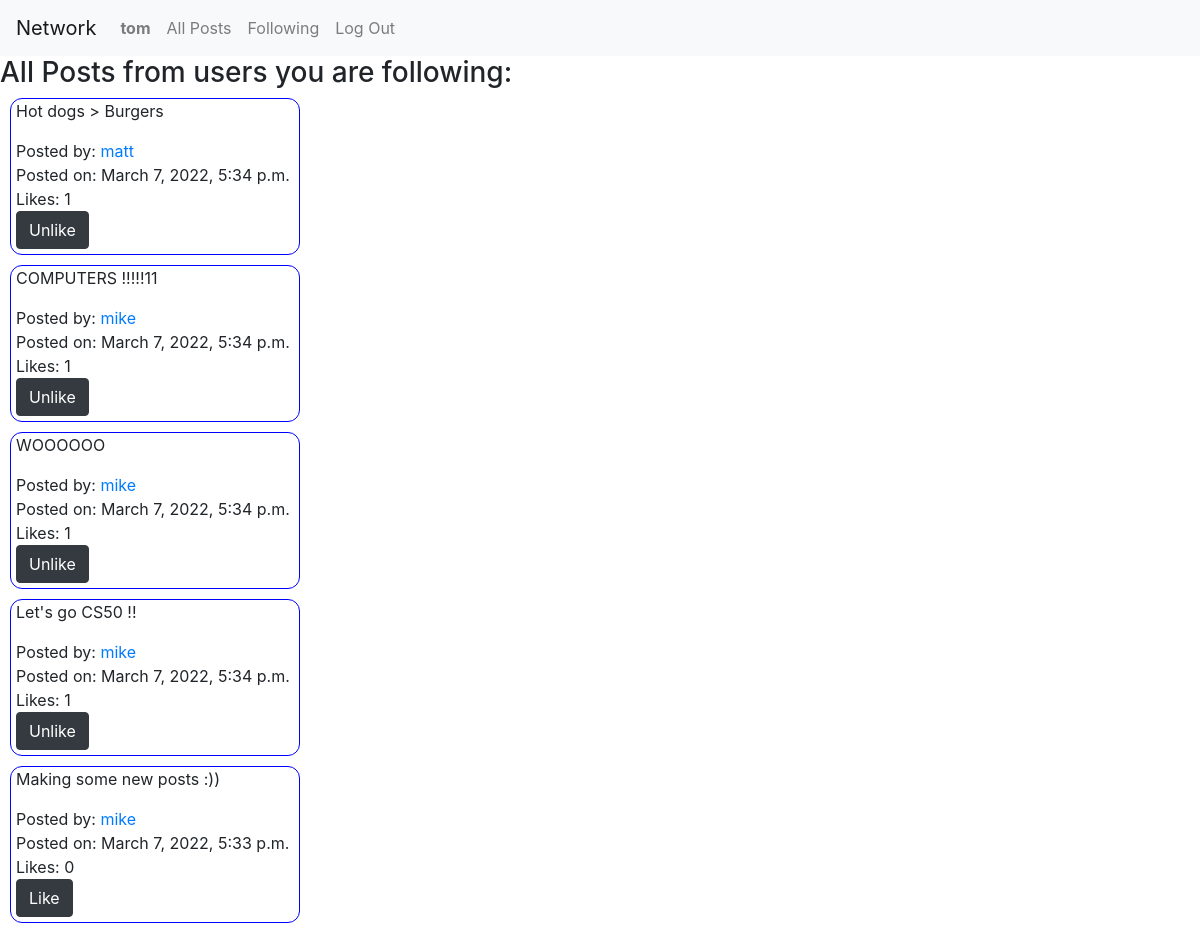
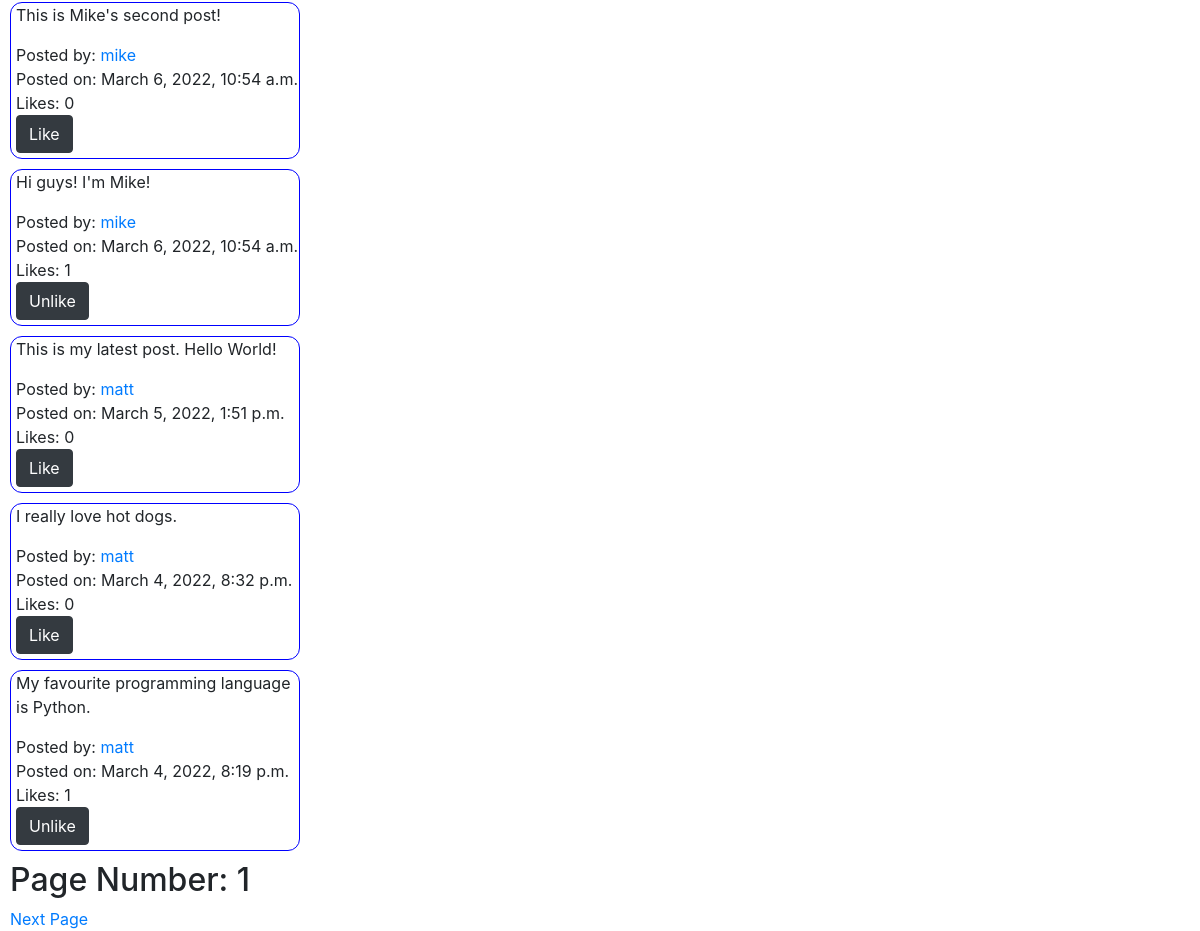
The app's page /following/ (signed in) with its own data (2 pictures, top to bottom).
### network/models.py (models this page shows)
class User(AbstractUser):
    followers = models.ManyToManyField("self", symmetrical=False, blank=True, related_name="following")

class Post(models.Model):
    content = models.CharField(max_length=280)
    date_posted = models.DateTimeField(auto_now_add=True)
    author = models.ForeignKey(User, on_delete=models.CASCADE, related_name="author_relation")
    likes = models.ManyToManyField(User, blank=True, related_name="likes_relation")

### network/views.py (the view)
# urls.py: path("following/", views.following, name="following")
def following(request):
    user = request.user
    logged_in_user_object = User.objects.get(id=user.id)
    following = logged_in_user_object.following.all()
    Posts = Post.objects.filter(author__in=following).order_by('-date_posted')
    if request.user.is_authenticated:
        logged_in_user_details = User.objects.get(id=user.id)
        likedposts = logged_in_user_details.likes_relation.all()
    post_paginator = Paginator(Posts, 10)
    page_num = request.GET.get('page')
    page = post_paginator.get_page(page_num)
    context = {
        'posts': Posts,
        'likedposts': likedposts,
        'page': page,
        'count': post_paginator.count
    }
    return render(request, "following.html", context)

### network/templates/network/following.html (shortened to what this page needs)
{% extends "network/layout.html" %}
{% block body %}
<h3>All Posts from users you are following: </h3>
{%for post in page.object_list %}
<div class="AllPosts">
  <p id="{{post.id}}">{{post.content}}</p>
  <p id="PostName">Posted by: <a href="/index/{{post.author.id}}">{{post.author}}</a></p>
  <p id="PostBottom">Posted on: {{post.date_posted}}</p>
  <p id="PostLikes">Likes: {{post.likes.all|length}}</p>
  {% if post in likedposts %}
  <button class="btn btn-dark" id="likebutton" onclick="like(this)">Unlike</button>
  {% else %}
  <button class="btn btn-dark" id="likebutton" onclick="like(this)">Like</button>
  {% endif %}
  </div>
{% endfor %}
<div class="Pages">
  <h2>Page Number: {{page.number}}</h2>
    {% if page.has_next %}
    <a href="{% url 'following' %}?page={{ page.next_page_number }}">Next Page</a>
    {% endif %}
  </div>
{% endblock %}

### network/templates/network/layout.html (shortened to what this page needs)
{% load static %}
<!DOCTYPE html>
<html lang="en">
    <head>
        <link rel="stylesheet" href="https://stackpath.bootstrapcdn.com/bootstrap/4.4.1/css/bootstrap.min.css">
        <link href="{% static 'network/styles.css' %}" rel="stylesheet">
    </head>
    <body>
        <nav class="navbar navbar-expand-lg navbar-light bg-light">
            <a class="navbar-brand" href="#">Network</a>
            <div>
              <ul class="navbar-nav mr-auto">
                {% if user.is_authenticated %}
                    <li class="nav-item">
                        <a class="nav-link" href="#"><strong>{{ user.username }}</strong></a>
                    </li>
                {% endif %}
                <li class="nav-item">
                  <a class="nav-link" href="{% url 'index' %}">All Posts</a>
                </li>
                {% if user.is_authenticated %}
                    <li class="nav-item">
                        <a class="nav-link" href="{% url 'following' %}">Following</a>
                    </li>
                    <li class="nav-item">
                        <a class="nav-link" href="{% url 'logout' %}">Log Out</a>
                    </li>
                {% endif %}
              </ul>
            </div>
          </nav>
        <div class="body">
            {% block body %}
            {% endblock %}
        </div>
    </body>
</html>

### network/static/network/styles.css (style rules this page uses)
.AllPosts { margin-left: 10px; margin-right: 75%; border-width:1px; border-style:solid; border-color:blue; border-radius: 12px; padding-left: 5px; margin-bottom: 10px; }
#PostBottom { margin-bottom: 0px; }
#PostLikes { margin-bottom: 0px; }
#likebutton { margin-bottom: 5px; }
.Pages { margin-left: 10px; }
#PostName { margin: 0; }

### records on screen
User: username "tom"
Post: content "Hot dogs > Burgers", author "matt", date_posted "March 7, 2022, 5:34 p.m.", likes.all|length "1", shows "Unlike"
Post: content "COMPUTERS !!!!!11", author "mike", date_posted "March 7, 2022, 5:34 p.m.", likes.all|length "1", shows "Unlike"
Post: content "WOOOOOO", author "mike", date_posted "March 7, 2022, 5:34 p.m.", likes.all|length "1", shows "Unlike"
Post: content "Let's go CS50 !!", author "mike", date_posted "March 7, 2022, 5:34 p.m.", likes.all|length "1", shows "Unlike"
Post: content "Making some new posts :))", author "mike", date_posted "March 7, 2022, 5:33 p.m.", likes.all|length "0", shows "Like"
Post: content "This is Mike's second post!", author "mike", date_posted "March 6, 2022, 10:54 a.m.", likes.all|length "0", shows "Like"
Post: content "Hi guys! I'm Mike!", author "mike", date_posted "March 6, 2022, 10:54 a.m.", likes.all|length "1", shows "Unlike"
Post: content "This is my latest post. Hello World!", author "matt", date_posted "March 5, 2022, 1:51 p.m.", likes.all|length "0", shows "Like"
Post: content "I really love hot dogs.", author "matt", date_posted "March 4, 2022, 8:32 p.m.", likes.all|length "0", shows "Like"
Post: content "My favourite programming language is Python.", author "matt", date_posted "March 4, 2022, 8:19 p.m.", likes.all|length "1", shows "Unlike"

### other values on screen
{{ page.number }} "1"
